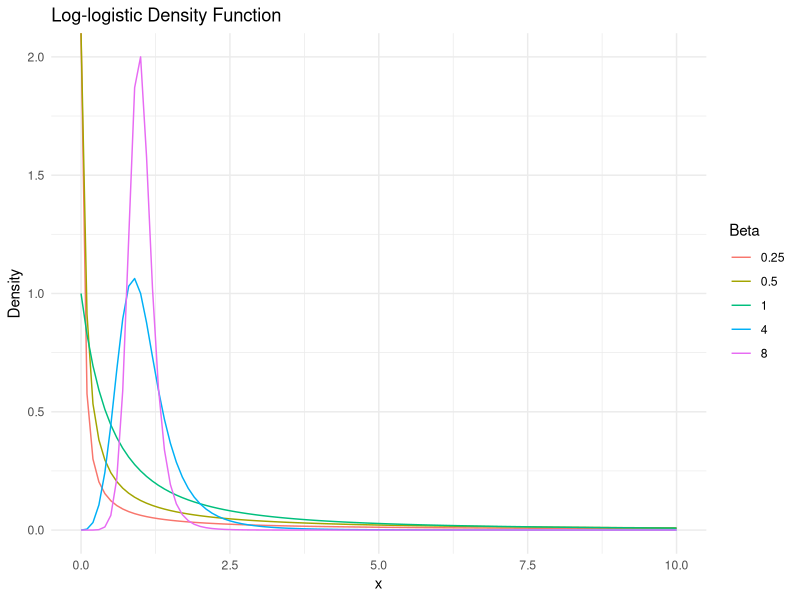
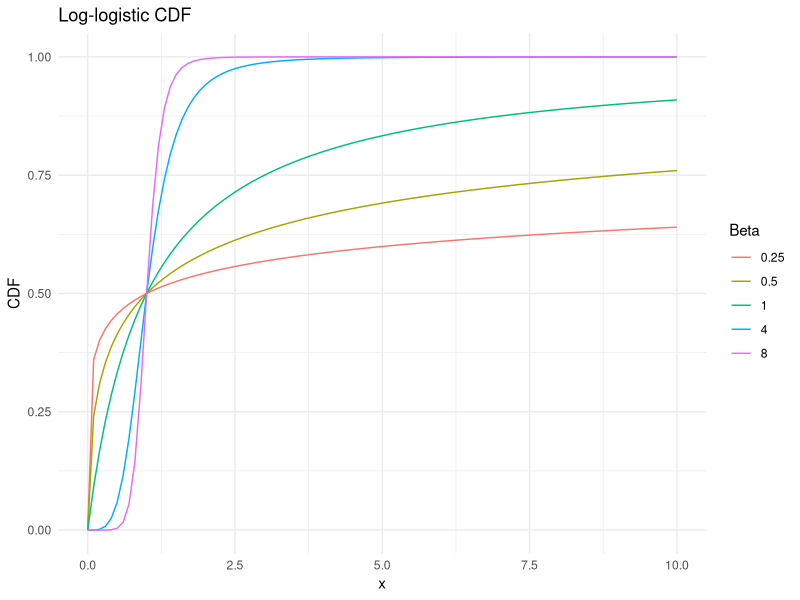
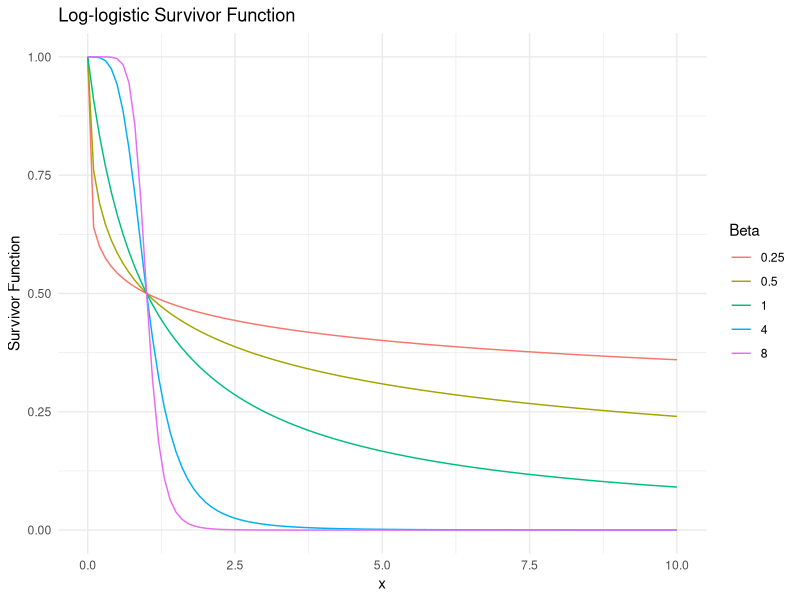
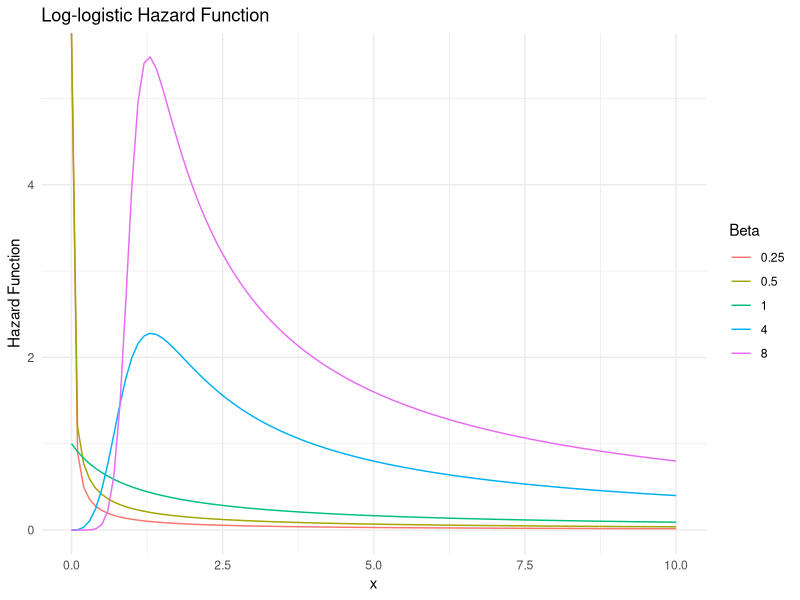
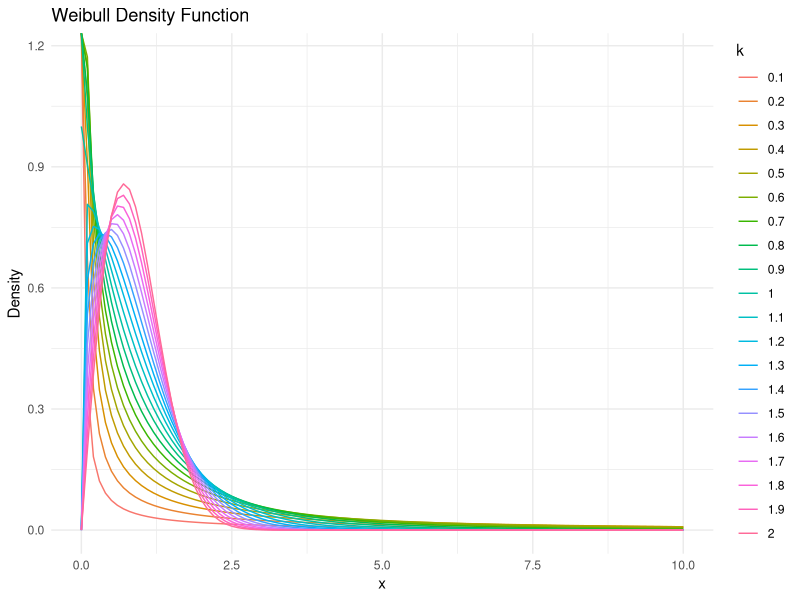

These charts were generated, in order, by the following R code:
## ---- chunk 1

# Set global code chunk options
knitr::opts_chunk$set(warning = FALSE)

## ---- chunk 2


# load required libraries
library("skimr")
library("dplyr")
library("magrittr")
library("ggplot2")

# define functions
`%notin%` <- Negate(`%in%`)


## ---- chunk 3
log_logistic_density <- function(x, alpha, beta) {
    numerator <- (beta / alpha) * (x / alpha) ^ (beta - 1)
    denominator <- (1 + (x / alpha) ^ beta) ^ 2
    return(numerator / denominator)
}

log_logistic_cdf <- function(x, alpha, beta) {
    numerator <- x ^ beta
    denominator <- alpha ^ beta + x ^ beta	
    return(numerator / denominator)
}

log_logistic_survivor <- function(x, alpha, beta) {
    return(1 - log_logistic_cdf(x, alpha, beta))
}

log_logistic_hazard <- function(x, alpha, beta) {
    return(log_logistic_density(x, alpha, beta) / log_logistic_survivor(x, alpha, beta))
}
## ---- chunk 4
alpha <- 1
beta <- c(0.25, 0.5, 1, 4, 8)
x <- seq(0, 10, 0.1)

# Density function
density_data <- expand.grid(x = x, beta = beta) %>%
  mutate(density = log_logistic_density(x, alpha, beta))

ggplot(density_data, aes(x = x, y = density, color = as.factor(beta))) +
  geom_line() +
  labs(title = "Log-logistic Density Function", x = "x", y = "Density", color = "Beta") +
  theme_minimal()

# CDF
cdf_data <- expand.grid(x = x, beta = beta) %>%
  mutate(density = log_logistic_cdf(x, alpha, beta))

ggplot(cdf_data, aes(x = x, y = density, color = as.factor(beta))) +
    geom_line() +
    labs(title = "Log-logistic CDF", x = "x", y = "CDF", color = "Beta") +
    theme_minimal()

# Survivor function
survivor_data <- expand.grid(x = x, beta = beta) %>%
  mutate(density = log_logistic_survivor(x, alpha, beta))

ggplot(survivor_data, aes(x = x, y = density, color = as.factor(beta))) +
    geom_line() +
    labs(title = "Log-logistic Survivor Function", x = "x", y = "Survivor Function", color = "Beta") +
    theme_minimal()

# Hazard function
hazard_data <- expand.grid(x = x, beta = beta) %>%
  mutate(density = log_logistic_hazard(x, alpha, beta))

ggplot(hazard_data, aes(x = x, y = density, color = as.factor(beta))) +
    geom_line() +
    labs(title = "Log-logistic Hazard Function", x = "x", y = "Hazard Function", color = "Beta") +
    theme_minimal()
## ---- chunk 5
sigma <- 1
k <- seq (0.1, 2, 0.1)
x <- seq(0, 10, 0.1)

# k1
density_data <- expand.grid(x = x, k = k) %>%
  mutate(density = dweibull(x, k, sigma))

ggplot(density_data, aes(x = x, y = density, color = as.factor(k))) +
    geom_line() + 
    labs(title = "Weibull Density Function", x = "x", y = "Density", color = "k") +
    theme_minimal()
## ---- chunk 6

